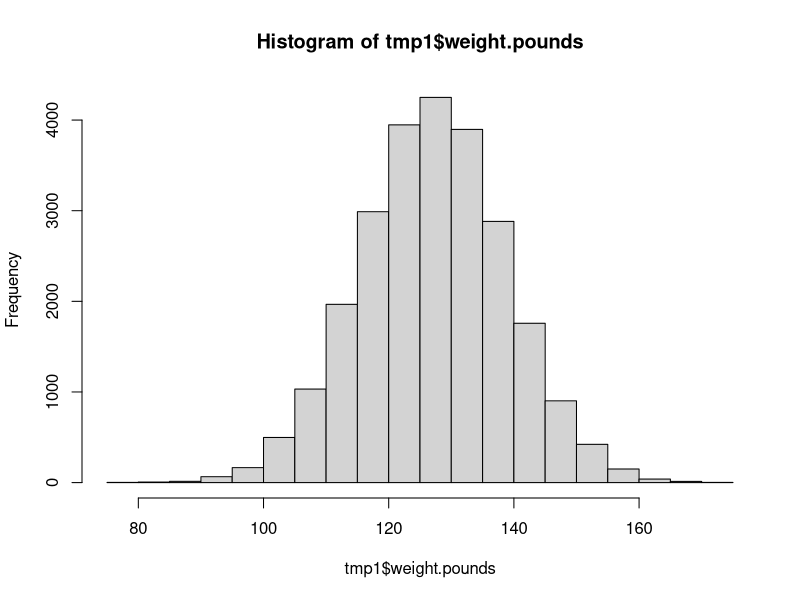
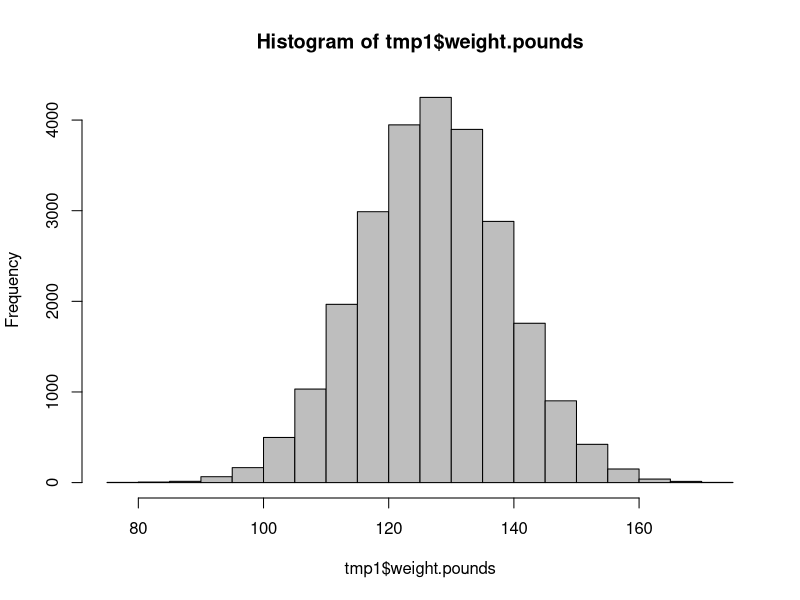
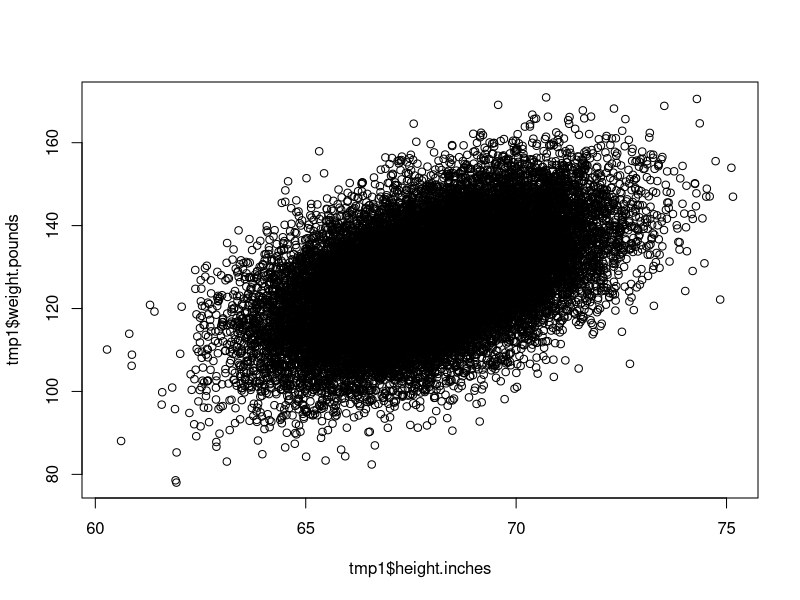
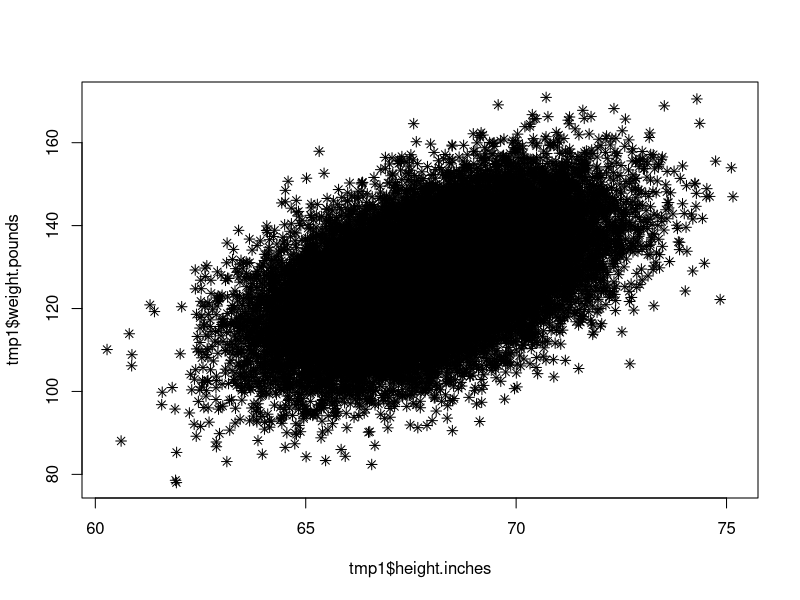

Write the R code that produced these figures, in order.
###############################################################################
# WILD 370
# LAB: INTRODUCTION TO R -- Sept. 19, 2017
# Notes are based on materials created by Will Janousek and Art Woods
###############################################################################

# =============================================================================
# What is R and why is it awesome?
# =============================================================================

	# Flexibility
	# Data visualization
	# Statistical modeling
	# Mapping
	# ...so much more!

# =============================================================================
# Getting help -- and further resources!
# =============================================================================

	# ---------------------
	# Help functions within R
		?rnorm
		??rnorm

	# ---------------------
	# External resources
		# Google! 
		# Stack Overflow
		# Peers

# =============================================================================
# INITIAL SYSTEM SETUP
# =============================================================================

  # ---------------------
  # Choose a text editor through which you can access your R console
    # Base R
	  # RStudio
    # Notepad ++
    # Many more that don't support R as well as other languages

  # ---------------------
  # Saving your work
    # Script vs. console

  # ---------------------
	# Set working directory
		# setwd("C:/") # If you're on a PC
    setwd("~/GitHub/IntroToR")
		
	# ---------------------
	# Check working directory to make sure it matches
		getwd()

	# ---------------------
	# Read in some data
		tmp1 <- read.table("HeightsWeights.txt", header=TRUE)

	# ---------------------
	# Look at the data
		print(tmp1)
		tmp1
		head(tmp1)
		tail(tmp1)
		str(tmp1)

	# ----------------------
	# Install packages
		install.packages("dplyr")
		library(dplyr)
		
	# ---------------------------------------------------------------------------
	# EXERCISE 1:
		
		#1. Create a folder on your desktop and name it with your first name
		
		#2. Open a new R script.
		
		#2. Go online to https://github.com/jenny603 
		      # Navigate to the "IntroToR" folder
		      # Click on "HeightsWeights.txt"
		      # Click the "Raw" button in the top right corner
		      # Select all, copy and paste the dataset into the R script you opened
		      #       in step 2.
		      # Save the script in the folder you created in Step 1 and name it 
		      #       "HeightsWeights.txt"
		
		#3. Set your working directory to be the folder you created in Step 1.
		
		#4. Check to make sure the working directory set correctly.
		
		#5. Read in the data you just saved.
		
		#6. Look at the data using print(), head(), tail(), and str().
		
		#7. Install the dplyr package
		
	# ---------------------------------------------------------------------------

# =============================================================================
# OBJECTS IN R
# =============================================================================

	# ----------------------
	# Saving objects
		# The environment
		# Overwriting
		
	# ----------------------
	# Data types
		# Numeric
		# Integer
		# Logical (T/F)
		# Factor
		# Character
		
	# ----------------------
	# General syntax for assigning objects
		a1 <- 1 # Use a backward-facing arrow! (Avoid using an equals sign)

	# ----------------------
	# Vectors - 1-dimensional objects of one data type
		
		# Created from specific elements you choose
			v1 <- c(1,2,3,4,5,6,7,8,9,10)
		  print(v1)
			v1
			v1[1:4]
			head(v1)
			tail(v1)
			v1a <- v1[4:6]
			v1a
			str(v1)
		
		# Random pulls from a specified distribution
			v2 <- runif(50, 0, 1)  # Random uniform distribution
			v2
			v2[1:10]
			v2[2]
			head(v2) 
			tail(v2)
			v2a <- v2[-3]
			str(v2)
			
		# Character vector
			apple <- c("red", "green","yellow")
			apple
			class(apple)
	
	# ------------------------
	# Matrices - 2-dimensional objects
		m1 <- matrix(nrow=2, ncol=3)
		m1 <- matrix("A",nrow=2, ncol=3)
		m1 <-  matrix(rnorm(6,2,0), nrow=2, ncol=3)
		str(m1)
		m1 <-  matrix(1:6, nrow=2, ncol=3)
		m1[1, 2:3]

	# ------------------------
	# Data frames
		df1 <- iris
		head(df1)
		str(df1)
		
		df1$Species
		df1[1:2, ]
		
		names(df1) <- c( "sl", "sw", "pl", "pw", "sp")
		names(df1)
		head(df1)
		
		names(df1)[5] <- "Species"
		head(df1)
		
		df1[1:10 , c("sl", "Species")]
		df1[1:10 , c(1,5)]

		df1$Species[10]
		
	# ---------------------------------------------------------------------------
	# EXERCISE 2: Explore different object types and data types
	
	#1. Determine the class of each of the 5 columns in the iris dataset
		
	#2. How many columns and rows are in the dataset? Try ncol(), nrow(), & dim().
	
	#2. Calculate some summary statistics on the iris dataset. (Hint: use 
	#       the ? function we talked about in line 23 if you don't know how.)
	#             Calculate the mean sepal length.
	#             Calculate the median sepal width.
	#             What is the maximum value of petal length?
	#             What is the minimum value of petal width?
	#             What are the levels (i.e. different values) of the species?
	#             Explore the summary() function; apply it to the whole data frame
	#                   and then just to come columns.
		
	# ---------------------------------------------------------------------------
		
# =============================================================================
# DATA VISUALIZATION
# ============================================================================= 
		
	# --------------------------
	# Plotting
		
		hist(tmp1$weight.pounds)
		hist(tmp1$weight.pounds, col = "gray")
		
		plot(tmp1$weight.pounds ~ tmp1$height.inches)
		plot(tmp1$weight.pounds ~ tmp1$height.inches, pch = 8)
		
	# ---------------------------------------------------------------------------
	# EXERCISE 3: Explore plotting
		
	#1. Use ?par() to look at many of the customizable graphical parameters 
		
	#2. Create a histogram of petal length from the iris dataset, color the bars 
	#       blue, change the x-axis to read "Petal Length (cm)", and change the 
	#       main title to read "Histogram of Iris Petal Length".
		
	# ---------------------------------------------------------------------------

# =============================================================================
# FOR REFERENCE
# =============================================================================

	# -------------------------
	# Clear or clean up workspace
		ls() # List all of the objects currently saved in your environment
		rm(list = ls()) # Be careful - this will clear your whole environment!
		rm(x)	# Use to remove one object from your environment
		
	# -------------------------
	# Helpful tips
		# Use upper- and lower-case words intentionally
		# Don't use spaces; always use underscores
		